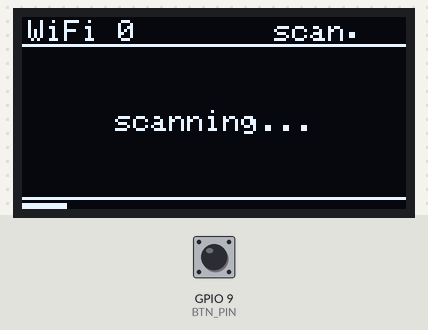
The program below on a simulated ESP32-C3. Parts: 128×64 one-colour display. Inputs (shaded band) come from the test bench; at power-on: GPIO 9 (BTN_PIN) HIGH. A WiFi scan finds three made-up networks; what the program prints to the serial monitor is not drawn.

Above: at 1.23 s.
1.3 s: GPIO 9 (BTN_PIN) pulsed LOW 5 times (0.12 s each, 0.3 s apart)
At 2.52 s:
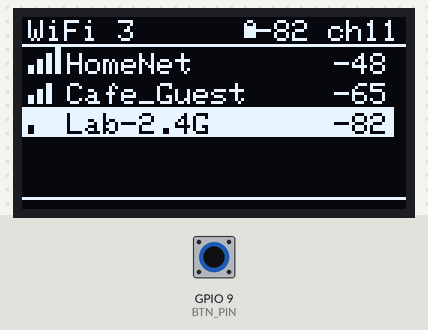
4.3 s: GPIO 9 (BTN_PIN) pulled LOW for 1 s
At 5.06 s:
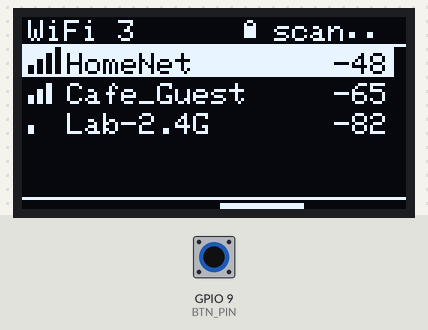
5.9 s: GPIO 9 (BTN_PIN) pulled LOW for 0.15 s
At 6.12 s:
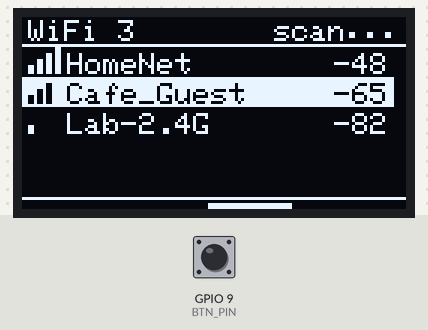
6.6 s: GPIO 9 (BTN_PIN) pulled LOW for 0.15 s
At 7.0 s:
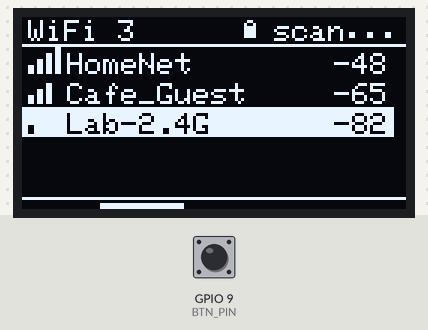
7.3 s: GPIO 9 (BTN_PIN) pulled LOW for 1 s
At 8.13 s:
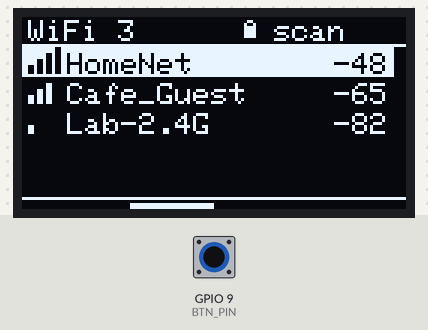

The program:

main.cpp
```cpp
/*
 * ESP32-C3 SuperMini · 0.96" OLED WiFi 扫描器
 * =============================================================
 * 功能
 *   - 异步扫描 2.4G 热点（扫描时界面不卡）
 *   - 按信号强度排序，5 行列表 + 平滑滚动 + 右侧滚动条
 *   - 每行显示信号格、SSID、RSSI；顶栏显示选中项的加密锁
 *   - 顶部：热点数量 / 当前选中项的 RSSI 与信道 / 扫描动画
 *   - 底部：扫描时显示来回扫动的进度条
 *
 * 操作
 *   - BOOT 短按：下一条
 *   - BOOT 长按 0.7s：立即重扫
 *   - 空闲 15s：自动重扫（会尽量保持当前选中项）
 *
 * 接线（以模块丝印为准）
 *   OLED VCC -> 3V3      OLED SDA -> GPIO4
 *   OLED GND -> GND      OLED SCL -> GPIO5
 *
 * 注意：C3 只有 2.4GHz，5GHz 的 SSID 不会出现在列表里。
 *       5x7 字库不含中文，中文 SSID 会被折叠成 "?"；
 *       纯中文名字显示为 "AP xxxx"（BSSID 后四位），方便区分。
 */

#include <Adafruit_GFX.h>
#include <Adafruit_SSD1306.h>
#include <Arduino.h>
#include <WiFi.h>
#include <Wire.h>
#include <math.h>
#include <stdio.h>
#include <string.h>

#include "config.h"

// ---------------------------------------------------------------- 显示
Adafruit_SSD1306 display(SCREEN_W, SCREEN_H, &Wire, -1);

// ---------------------------------------------------------------- 布局
static const int ROW_H        = 10;  // 每行高度
static const int LIST_TOP     = 10;  // 列表区上边界（标题栏 10px）
static const int LIST_BOTTOM  = 60;  // 列表区下边界（不含）
static const int VISIBLE_ROWS = (LIST_BOTTOM - LIST_TOP) / ROW_H;  // 5 行
static const int SSID_COLS    = 14;  // SSID 最多 14 个字符（6px/字）
static const int BAR_X        = 2;   // 信号格起点
static const int SSID_X       = 15;
static const int HEADER_LOCK_X = 74; // 顶栏的小锁，表示选中项已加密
static const int RSSI_RIGHT   = 122; // RSSI 右对齐位置
static const int SCROLL_X     = 124; // 滚动条 3px 宽

// ---------------------------------------------------------------- 数据
struct ApInfo {
  char ssid[33];
  int8_t rssi;
  uint8_t channel;
  uint8_t auth;
  uint8_t bssid[6];
};

static ApInfo gAps[MAX_APS];
static int gApCount = 0;

static bool gScanning = false;
static uint32_t gScanStartedMs = 0;
static uint32_t gLastScanMs = 0;
static bool gNeedDraw = true;

static int gSelected = 0;      // 选中行
static int gScrollRow = 0;     // 目标：列表顶部显示的行号
static float gScrollPx = 0.0f; // 当前动画位置（行号，浮点）
static uint32_t gLastAnimMs = 0;
static uint32_t gLastDrawMs = 0;

// ---------------------------------------------------------------- 工具
static int maxScrollRow() {
  const int m = gApCount - VISIBLE_ROWS;
  return m > 0 ? m : 0;
}

/** 让选中项保持在可视区域内 */
static void ensureVisible() {
  if (gSelected < 0) gSelected = 0;
  if (gApCount > 0 && gSelected >= gApCount) gSelected = gApCount - 1;
  if (gApCount == 0) gSelected = 0;

  if (gSelected < gScrollRow) {
    gScrollRow = gSelected;
  } else if (gSelected >= gScrollRow + VISIBLE_ROWS) {
    gScrollRow = gSelected - VISIBLE_ROWS + 1;
  }

  const int maxScroll = maxScrollRow();
  if (gScrollRow > maxScroll) gScrollRow = maxScroll;
  if (gScrollRow < 0) gScrollRow = 0;
}

/** 按 RSSI 从强到弱排序（插入排序，最多 40 条，足够快） */
static void sortByRssi() {
  for (int i = 1; i < gApCount; ++i) {
    const ApInfo tmp = gAps[i];
    int j = i - 1;
    while (j >= 0 && gAps[j].rssi < tmp.rssi) {
      gAps[j + 1] = gAps[j];
      --j;
    }
    gAps[j + 1] = tmp;
  }
}

/**
 * 把 SSID 变成 5x7 字库能显示的字符串：
 *   - 可打印 ASCII 原样保留
 *   - 一串连续的非 ASCII（中文/emoji）折叠成一个 '?'
 *   - 纯中文名字退化成 "AP xxxx"（BSSID 后四位）
 */
static void formatSsid(const ApInfo &ap, char *out, size_t outSize) {
  size_t w = 0;
  bool lastWasWide = false;
  const uint8_t *p = reinterpret_cast<const uint8_t *>(ap.ssid);

  while (*p != 0 && w + 1 < outSize) {
    const uint8_t c = *p;
    if (c < 0x80) {
      out[w++] = (c >= 0x20 && c < 0x7F) ? static_cast<char>(c) : ' ';
      ++p;
      lastWasWide = false;
    } else {
      int len = 1;
      if ((c & 0xE0) == 0xC0) len = 2;
      else if ((c & 0xF0) == 0xE0) len = 3;
      else if ((c & 0xF8) == 0xF0) len = 4;
      p += len;
      if (!lastWasWide) {
        out[w++] = '?';
        lastWasWide = true;
      }
    }
  }
  out[w] = '\0';

  if (w == 0 || (w == 1 && out[0] == '?')) {
    snprintf(out, outSize, "AP %02X%02X", ap.bssid[4], ap.bssid[5]);
  }
}

// ---------------------------------------------------------------- 绘制
static void drawSignalBars(int x, int y, int rssi, uint16_t color) {
  const int level = rssi >= -55 ? 4 : rssi >= -65 ? 3 : rssi >= -75 ? 2 : 1;
  for (int b = 0; b < level; ++b) {
    const int h = 3 + b * 2;
    display.fillRect(x + b * 3, y + 9 - h, 2, h, color);
  }
}

/** 4x6 的小锁，表示加密网络 */
static void drawLock(int x, int y, uint16_t color) {
  display.drawPixel(x + 1, y, color);
  display.drawPixel(x + 2, y, color);
  display.drawPixel(x, y + 1, color);
  display.drawPixel(x + 3, y + 1, color);
  display.fillRect(x, y + 2, 4, 4, color);
}

static void drawRow(int idx, int y) {
  const ApInfo &ap = gAps[idx];
  const bool selected = (idx == gSelected);
  const uint16_t fg = selected ? SSD1306_BLACK : SSD1306_WHITE;

  if (selected) {
    display.fillRect(0, y, SCREEN_W - 4, ROW_H, SSD1306_WHITE);
  }

  drawSignalBars(BAR_X, y, ap.rssi, fg);

  char label[SSID_COLS + 1];
  formatSsid(ap, label, sizeof(label));
  display.setTextColor(fg);
  display.setCursor(SSID_X, y + 2);
  display.print(label);

  char rssi[8];
  snprintf(rssi, sizeof(rssi), "%d", static_cast<int>(ap.rssi));
  const int tw = static_cast<int>(strlen(rssi)) * 6;
  display.setCursor(RSSI_RIGHT - tw, y + 2);
  display.print(rssi);
}

static void drawRows() {
  if (gApCount == 0) {
    const char *msg = gScanning ? "scanning..." : "no networks";
    const int w = static_cast<int>(strlen(msg)) * 6;
    display.setTextColor(SSD1306_WHITE);
    display.setCursor((SCREEN_W - w) / 2, 31);
    display.print(msg);
    return;
  }

  const int offset = static_cast<int>(lroundf(gScrollPx * ROW_H));
  for (int i = 0; i < gApCount; ++i) {
    const int y = LIST_TOP + i * ROW_H - offset;
    if (y + ROW_H <= LIST_TOP || y >= LIST_BOTTOM) continue;
    drawRow(i, y);  // 超出列表区的部分由标题栏/底部条覆盖
  }
}

static void drawHeader() {
  display.fillRect(0, 0, SCREEN_W, LIST_TOP, SSD1306_BLACK);
  display.setTextSize(1);
  display.setTextColor(SSD1306_WHITE);

  display.setCursor(2, 1);
  display.print("WiFi ");
  display.print(gApCount);

  char right[12];
  if (gScanning) {
    // 固定位置，避免点数量变化导致整段文字左右跳
    display.setCursor(84, 1);
    display.print("scan");
    const int lit = (millis() / 220) & 3;
    for (int i = 0; i < 3; ++i) {
      if (i < lit) display.fillRect(109 + i * 6, 5, 2, 2, SSD1306_WHITE);
    }
  } else {
    if (gApCount > 0 && gSelected < gApCount) {
      const ApInfo &ap = gAps[gSelected];
      snprintf(right, sizeof(right), "%d ch%u", static_cast<int>(ap.rssi),
               static_cast<unsigned>(ap.channel));
    } else {
      snprintf(right, sizeof(right), "idle");
    }
    const int w = static_cast<int>(strlen(right)) * 6;
    display.setCursor(SCREEN_W - 2 - w, 1);
    display.print(right);
  }

  // 选中项已加密时，在顶部状态区补一个小锁
  if (gApCount > 0 && gSelected < gApCount &&
      gAps[gSelected].auth != WIFI_AUTH_OPEN) {
    drawLock(HEADER_LOCK_X, 1, SSD1306_WHITE);
  }

  display.drawFastHLine(0, LIST_TOP - 1, SCREEN_W, SSD1306_WHITE);
}

static void drawScrollbar() {
  if (gApCount <= VISIBLE_ROWS) return;

  const int trackTop = LIST_TOP;
  const int trackH = LIST_BOTTOM - LIST_TOP;

  // 轨道：点状，避免和滑块糊成一条白线
  for (int y = trackTop; y < LIST_BOTTOM; y += 3) {
    display.drawPixel(SCROLL_X + 2, y, SSD1306_WHITE);
  }

  int thumbH = (trackH * VISIBLE_ROWS) / gApCount;
  if (thumbH < 10) thumbH = 10;

  const int maxScroll = maxScrollRow();
  float p = maxScroll > 0 ? (gScrollPx / static_cast<float>(maxScroll)) : 0.0f;
  if (p < 0.0f) p = 0.0f;
  if (p > 1.0f) p = 1.0f;

  const int y = trackTop + static_cast<int>(lroundf((trackH - thumbH) * p));
  display.fillRect(SCROLL_X, y, 3, thumbH, SSD1306_WHITE);
}

static void drawBottomStrip() {
  display.fillRect(0, LIST_BOTTOM, SCREEN_W, SCREEN_H - LIST_BOTTOM, SSD1306_BLACK);
  display.drawFastHLine(0, LIST_BOTTOM, SCREEN_W, SSD1306_WHITE);

  if (gScanning) {
    const int barW = 28;
    const int span = SCREEN_W + barW;
    const int x = static_cast<int>((millis() / 7) % span) - barW;
    display.fillRect(x, SCREEN_H - 2, barW, 2, SSD1306_WHITE);
  }
}

static void drawUi() {
  display.clearDisplay();
  drawRows();
  drawHeader();      // 后画，盖住平滑滚动时溢出到标题栏的内容
  drawBottomStrip(); // 同上
  drawScrollbar();
  display.display();
}

// ---------------------------------------------------------------- 扫描
static void startScan() {
  if (gScanning) return;

  gScanning = true;
  gScanStartedMs = millis();
  gNeedDraw = true;

  const int16_t ret = WiFi.scanNetworks(true /*async*/, false /*show_hidden*/);
  if (ret == WIFI_SCAN_FAILED) {
    gScanning = false;
    gLastScanMs = millis();
  }
}

static void applyResults(int n) {
  // 记住当前选中项的 BSSID，重扫后尽量停在同一个热点上
  uint8_t keepBssid[6] = {0};
  const bool keep = (gApCount > 0 && gSelected >= 0 && gSelected < gApCount);
  if (keep) {
    memcpy(keepBssid, gAps[gSelected].bssid, sizeof(keepBssid));
  }

  int count = 0;
  for (int i = 0; i < n; ++i) {
    const String ssid = WiFi.SSID(i);
    if (ssid.length() == 0) continue;  // 隐藏网络不显示

    ApInfo ap;
    strncpy(ap.ssid, ssid.c_str(), sizeof(ap.ssid) - 1);
    ap.ssid[sizeof(ap.ssid) - 1] = '\0';
    ap.rssi = static_cast<int8_t>(WiFi.RSSI(i));
    ap.channel = static_cast<uint8_t>(WiFi.channel(i));
    ap.auth = static_cast<uint8_t>(WiFi.encryptionType(i));

    const uint8_t *bssid = WiFi.BSSID(i);
    if (bssid != nullptr) {
      memcpy(ap.bssid, bssid, 6);
    } else {
      memset(ap.bssid, 0, 6);
    }

    if (count < MAX_APS) {
      gAps[count++] = ap;
    } else {
      // 超过上限时，用更强的热点替换当前最弱的一条
      int weakest = 0;
      for (int j = 1; j < count; ++j) {
        if (gAps[j].rssi < gAps[weakest].rssi) weakest = j;
      }
      if (ap.rssi > gAps[weakest].rssi) gAps[weakest] = ap;
    }
  }

  gApCount = count;
  sortByRssi();

  gSelected = 0;
  if (keep) {
    for (int i = 0; i < gApCount; ++i) {
      if (memcmp(gAps[i].bssid, keepBssid, 6) == 0) {
        gSelected = i;
        break;
      }
    }
  }

  const int maxScroll = maxScrollRow();
  if (gScrollRow > maxScroll) gScrollRow = maxScroll;
  ensureVisible();
  gNeedDraw = true;

  Serial.printf("[scan] %d APs, top: %s %d dBm\n", gApCount,
                gApCount > 0 ? gAps[0].ssid : "-", gApCount > 0 ? gAps[0].rssi : 0);
}

static void pollScan() {
  const int16_t n = WiFi.scanComplete();

  if (n == WIFI_SCAN_RUNNING) {
    if (millis() - gScanStartedMs > SCAN_TIMEOUT_MS) {
      WiFi.scanDelete();
      gScanning = false;
      gLastScanMs = millis();
      gNeedDraw = true;
      Serial.println("[scan] timeout");
    }
    return;
  }

  if (n >= 0) {
    applyResults(n);
  } else if (n == WIFI_SCAN_FAILED) {
    Serial.println("[scan] failed");
  }

  WiFi.scanDelete();
  gScanning = false;
  gLastScanMs = millis();
  gNeedDraw = true;
}

// ---------------------------------------------------------------- 按键
static bool gBtnRaw = true;      // true = 松开
static bool gBtnDown = false;
static bool gBtnLongFired = false;
static uint32_t gBtnDownMs = 0;
static uint32_t gBtnChangedMs = 0;

static void nextNetwork() {
  if (gApCount == 0) return;
  gSelected = (gSelected + 1) % gApCount;
  ensureVisible();
  gNeedDraw = true;
}

static void handleButton() {
  const bool raw = digitalRead(BTN_PIN);  // LOW = 按下
  const uint32_t now = millis();

  if (raw != gBtnRaw) {
    gBtnRaw = raw;
    gBtnChangedMs = now;
  }
  if (now - gBtnChangedMs < BTN_DEBOUNCE_MS) return;

  if (gBtnRaw == LOW && !gBtnDown) {
    gBtnDown = true;
    gBtnDownMs = now;
    gBtnLongFired = false;
  } else if (gBtnRaw == LOW && gBtnDown && !gBtnLongFired && now - gBtnDownMs >= BTN_LONG_MS) {
    gBtnLongFired = true;
    startScan();  // 长按：立即重扫
  } else if (gBtnRaw == HIGH && gBtnDown) {
    gBtnDown = false;
    if (!gBtnLongFired) nextNetwork();
  }
}

// ---------------------------------------------------------------- 动画
static void animateScroll(uint32_t now) {
  float dt = (now - gLastAnimMs) / 1000.0f;
  gLastAnimMs = now;
  if (dt > 0.1f) dt = 0.1f;

  const float target = static_cast<float>(gScrollRow);
  const float diff = target - gScrollPx;
  if (fabsf(diff) < 0.004f) {
    gScrollPx = target;
    return;
  }

  const float k = 1.0f - expf(-dt / 0.06f);  // 约 60ms 时间常数
  gScrollPx += diff * k;
}

// ---------------------------------------------------------------- 初始化
static uint8_t findOled() {
  const uint8_t candidates[] = {OLED_I2C_ADDR, 0x3D};
  for (const uint8_t addr : candidates) {
    Wire.beginTransmission(addr);
    if (Wire.endTransmission() == 0) return addr;
  }
  return 0;
}

void setup() {
  Serial.begin(115200);

  pinMode(BTN_PIN, INPUT_PULLUP);

  Wire.begin(I2C_SDA_PIN, I2C_SCL_PIN, 400000);
  Wire.setClock(400000);

  uint8_t addr = findOled();
  if (addr == 0) {
    Serial.println("[oled] 0x3C/0x3D 都没响应，检查 SDA=GPIO4 / SCL=GPIO5 / 3V3 / GND");
    addr = OLED_I2C_ADDR;
  } else {
    Serial.printf("[oled] found at 0x%02X\n", addr);
  }

  if (!display.begin(SSD1306_SWITCHCAPVCC, addr, true, false)) {
    Serial.println("[oled] begin failed");
  }
  display.clearDisplay();
  display.display();

  WiFi.persistent(false);
  WiFi.mode(WIFI_STA);
  WiFi.disconnect();
  WiFi.setSleep(false);

  Serial.println();
  Serial.println("ESP32-C3 WiFi scanner");
  Serial.println("BOOT 短按=下一条 / 长按=重扫");

  gLastAnimMs = millis();
  startScan();
}

void loop() {
  const uint32_t now = millis();

  handleButton();

  if (gScanning) {
    pollScan();
  } else {
    // 没扫到任何热点时（可能是刚上电驱动还没就绪）3 秒后重试
    const uint32_t interval = (gApCount == 0) ? 3000 : SCAN_INTERVAL_MS;
    if (now - gLastScanMs >= interval) startScan();
  }

  animateScroll(now);

  const bool animating = fabsf(gScrollPx - static_cast<float>(gScrollRow)) > 0.005f;
  const bool scanFrame = gScanning && (now - gLastDrawMs >= 40);

  if (gNeedDraw || animating || scanFrame || (now - gLastDrawMs >= 1000)) {
    drawUi();
    gNeedDraw = false;
    gLastDrawMs = millis();
  }

  delay(5);
}
```

config.h
```cpp
/*
 * 硬件与行为配置
 * -------------------------------------------------------------
 * 换屏幕 / 换引脚 / 改扫描节奏，都在这个文件里改。
 */
#pragma once

// ---------------- OLED（SSD1306 128x64，I2C 四线） ----------------
#define I2C_SDA_PIN    4      // OLED SDA -> GPIO4
#define I2C_SCL_PIN    5      // OLED SCL -> GPIO5
#define OLED_I2C_ADDR  0x3C   // 常见 0x3C，部分模块是 0x3D（代码会自动探测）
#define SCREEN_W       128
#define SCREEN_H       64

// ---------------- 按键 ----------------
#define BTN_PIN            9     // 板载 BOOT 键，低电平按下
#define BTN_DEBOUNCE_MS    25
#define BTN_LONG_MS        700   // 长按多久触发“立即重扫”

// ---------------- 扫描 ----------------
#define MAX_APS            40      // 最多保留多少个热点（按信号排序后）
#define SCAN_INTERVAL_MS   15000   // 空闲时自动重扫间隔
#define SCAN_TIMEOUT_MS    20000   // 单次扫描超时保护
```

Measured:
- after the input at 1.3 s, the display: first differs from a run without the input after 0.82 s (image 1 shows a later state)
- after the input at 4.3 s, the display: changes after 0.75 s (image 2)
- after the input at 5.9 s, the display: first differs from a run without the input after 0.22 s (image 3)
- after the input at 6.6 s, the display: first differs from a run without the input after 0.22 s (image 4 shows a later state)
- after the input at 7.3 s, the display: first changes after 0.76 s (image 5 shows a later state)
